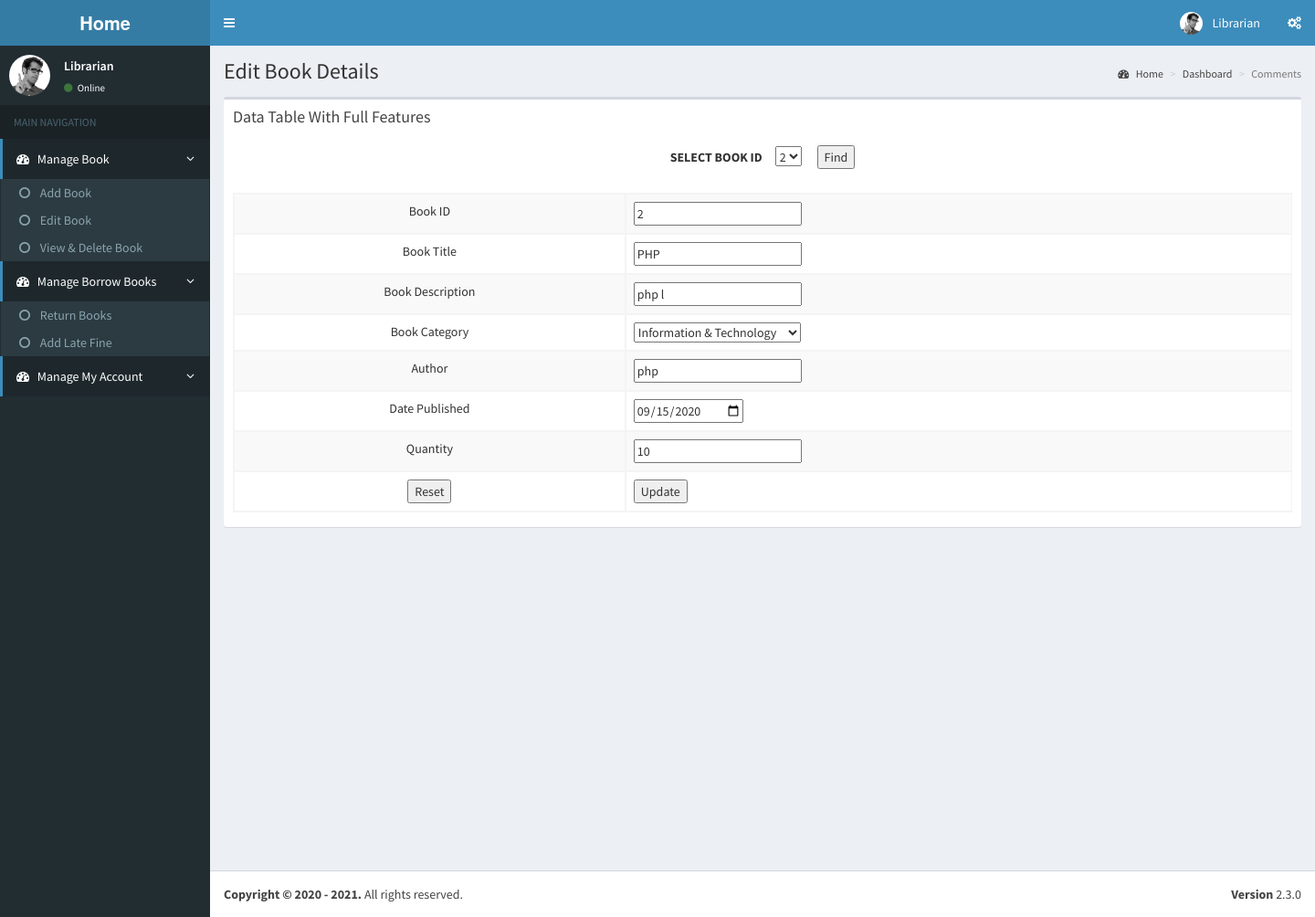
Page /EditBook.php (signed in) on the committed database.
### tables this page shows
CREATE TABLE IF NOT EXISTS `book` (
  `BID` int(11) NOT NULL AUTO_INCREMENT,
  `Title` varchar(50) NOT NULL,
  `Description` varchar(200) NOT NULL,
  `Category` varchar(50) NOT NULL,
  `Author` varchar(60) NOT NULL,
  `Date_publish` varchar(25) NOT NULL,
  `Qty` int(11) NOT NULL,
  PRIMARY KEY (`BID`)
);

### EditBook.php (the view, shortened to what this page needs)
<!DOCTYPE html>
<html>
  <head>
    <link rel="stylesheet" href="bootstrap/css/bootstrap.min.css">
    <link rel="stylesheet" href="https://maxcdn.bootstrapcdn.com/font-awesome/4.4.0/css/font-awesome.min.css">
    <link rel="stylesheet" href="https://code.ionicframework.com/ionicons/2.0.1/css/ionicons.min.css">
    <link rel="stylesheet" href="plugins/datatables/dataTables.bootstrap.css">
    <link rel="stylesheet" href="dist/css/AdminLTE.min.css">
    <link rel="stylesheet" href="dist/css/skins/_all-skins.min.css">
  </head>
  <body class="hold-transition skin-blue sidebar-mini">
    <div class="wrapper">
      <header class="main-header">
        <a href="index.php" class="logo">
          <span class="logo-lg"><b>Home</b></span>
        </a>
        <nav class="navbar navbar-static-top" role="navigation">
          <a href="#" class="sidebar-toggle" data-toggle="offcanvas" role="button">
          </a>
          <div class="navbar-custom-menu">
            <ul class="nav navbar-nav">
              <li class="dropdown user user-menu">
                <a href="#" class="dropdown-toggle" data-toggle="dropdown">
                  <img src="dist/img/user2-160x160.jpg" class="user-image" alt="User Image">
                  <span class="hidden-xs">Librarian</span>
                </a>
              </li>
              <li>
                <a href="#" data-toggle="control-sidebar"><i class="fa fa-gears"></i></a>
              </li>
            </ul>
          </div>
        </nav>
      </header>
      <aside class="main-sidebar">
        <section class="sidebar">
          <div class="user-panel">
            <div class="pull-left image">
              <img src="dist/img/user2-160x160.jpg" class="img-circle" alt="User Image">
            </div>
            <div class="pull-left info">
              <p>Librarian</p>
              <a href="#"><i class="fa fa-circle text-success"></i> Online</a>
            </div>
          </div>
          <ul class="sidebar-menu">
            <li class="header">MAIN NAVIGATION</li>
            <li class="active treeview">
              <a href="#">
                <i class="fa fa-dashboard"></i> <span>Manage Book</span> <i class="fa fa-angle-left pull-right"></i>
              </a>
              <ul class="treeview-menu">
                <li><a href="AddBook.php"><i class="fa fa-circle-o"></i> Add Book</a></li>
              </ul>
              <ul class="treeview-menu">
                <li><a href="EditBook.php"><i class="fa fa-circle-o"></i> Edit Book</a></li>
              </ul>
              <ul class="treeview-menu">
                <li><a href="DeleteBook.php"><i class="fa fa-circle-o"></i> View & Delete Book</a></li>
              </ul>
            </li>
            <li class="active treeview">
              <a href="#">
             <i class="fa fa-dashboard"></i> <span>Manage Borrow Books</span> <i class="fa fa-angle-left pull-right"></i>
              </a> <ul class="treeview-menu">
                    <li><a href="Return.php"><i class="fa fa-circle-o"></i> Return Books</a></li>
                 <li><a href="Late.php"><i class="fa fa-circle-o"></i> Add Late Fine </a></li>
              </ul>
            </li>
            <li class="active treeview">
              <a href="ManageAccount.php">
                <i class="fa fa-dashboard"></i> <span>Manage My Account</span> <i class="fa fa-angle-left pull-right"></i>
              </a></li>
          </ul>
        </section>
      </aside>
      <div class="content-wrapper">
        <section class="content-header">
          <h1>
            Edit Book Details
          </h1>
          <ol class="breadcrumb">
            <li><a href="#"><i class="fa fa-dashboard"></i> Home</a></li>
            <li><a href="#">Dashboard</a></li>
            <li class="active">Comments</li>
          </ol>
        </section>
        <section class="content">
          <div class="row">
            <div class="col-xs-12">
              <div class="box">
                <div class="box-header">
                  <h3 class="box-title">Data Table With Full Features</h3>
                </div>
                <div class="box-body">
                <form action="EditBook.php" method="post">
            <center>
                 <b>SELECT BOOK ID</b> &nbsp;&nbsp;&nbsp;
                 <select name="txtBID"  title="Select Item ID" >
                <?php
              $sql=mysql_query('select BID from book');
                    while($row=mysql_fetch_array($sql))
                    {
                    $iid=$row['BID'];
                    echo '<option value="'.$iid.'" selected> '.$iid.' </option>';
                     }
                ?>
        </select>&nbsp;&nbsp;&nbsp;&nbsp;&nbsp;
              <INPUT TYPE="submit" VALUE="Find" title="Search Book Details" >
           </form> </center><br>
         <?php
	$query = "Select * from book";
$result = mysql_query($query);
while($row = mysql_fetch_array($result))
 {
$bid= $row['BID'];
$name= $row['Title'];
$des= $row['Description'];
$cat= $row['Category'];
$au= $row['Author'];
$dob= $row['Date_publish'];
$qty=$row['Qty'];
}
?>
        <form action="DBUpdateBook.php" method="post">
           <table id="example1" class="table table-bordered table-striped">
                <TR>
                <TD ALIGN=CENTER> Book ID </TD>
                <TD>
                <input readonly type="text" name="txtBID" title="Student ID can't change" required='required' value='<?php echo $bid; ?>'>
                </TD>
                </TR>
            <TR>
            <TD ALIGN=CENTER> Book Title </TD>
            <TD> <INPUT  NAME="txtBName" TYPE="TEXT" required value='<?php echo $name; ?>'></TD>
            </TR>
            <TR>
            <TD ALIGN=CENTER>Book Description</TD>
            <TD> <INPUT  NAME="txtBDesc" TYPE="TEXT" required value='<?php echo $des; ?>'> </TD>
            </TR>
            <TR>
                <TD ALIGN=CENTER>Book Category</TD>
                <TD>
                <select name="txtCat" required title="Select Category">
	<option value="Information & Technology" <?php echo ($cat == 'Information & Technology') ? 'selected="selected"': ''; ?>>Information & Technology</option>
  <option value="History and geography" <?php echo ($cat == 'History and geography') ? 'selected="selected"': ''; ?>>History and geography </option> </select>
                </TD>
            </TR>
            <TR>
	<TD ALIGN=CENTER>Author</TD>
	<TD> <INPUT  NAME="txtBAu" TYPE="txt" required value="<?php echo $au; ?>"> </TD>
	</TR>
     <TR>
	<TD ALIGN=CENTER>Date Published</TD>
	<TD> <INPUT   NAME="txtBDAY" TYPE="date" required value="<?php echo $dob; ?>"> </TD>
	</TR>
     <TR>
	<TD ALIGN=CENTER>Quantity</TD>
	<TD> <INPUT  NAME="txtQty" TYPE="txt" required value="<?php echo $qty; ?>"> </TD>
	</TR>
            <TR>
            <TD ALIGN=CENTER><INPUT TYPE=RESET VALUE=Reset title="Clear Form"></TD>
             <TD><INPUT TYPE="submit" VALUE="Update" title="Update Book Details"> </TD>
        </TR>
            </table>
        </form>
                </div>
              </div>
            </div>
          </div>
        </section>
      </div>
      <footer class="main-footer">
        <div class="pull-right hidden-xs">
          <b>Version</b> 2.3.0
        </div> <strong>Copyright &copy; 2020 - 2021.</strong> All rights reserved.
      </footer>
    </div>
  </body>
</html>

### rows in the picture
book: txtBID "2", txtBName "PHP", txtBDesc "php l", txtCat "Information & Technology", txtBAu "php", txtBDAY "09/15/2020", txtQty "10"

### other values in the picture
form field txtBID "2"
